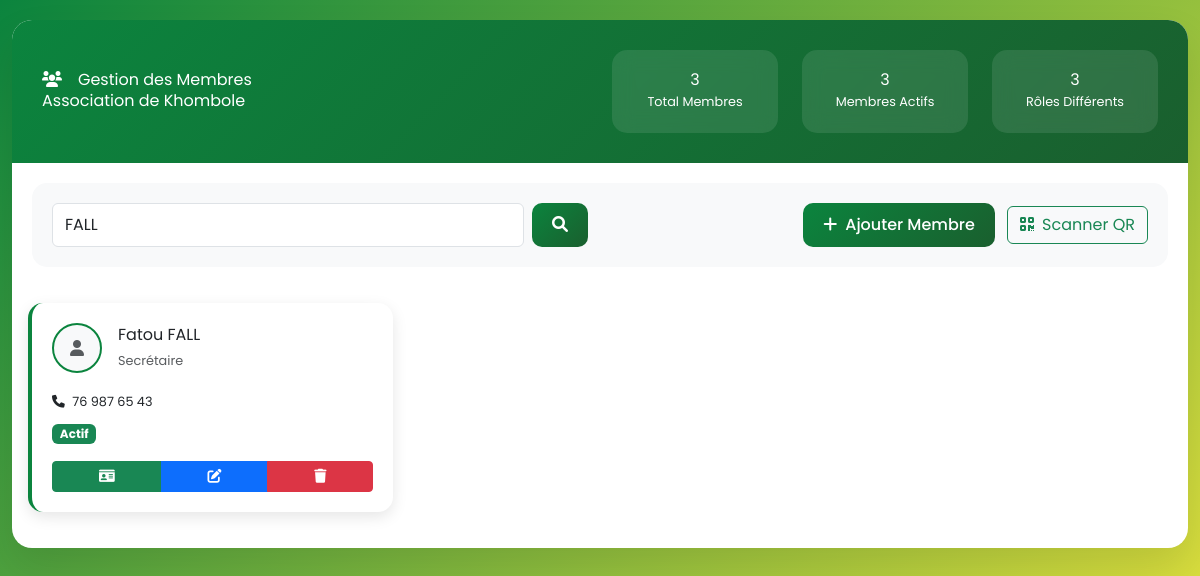
The app's page /gestion_membres.php?recherche=FALL with its own data.
### tables this page shows
CREATE TABLE IF NOT EXISTS membres (
    id INT AUTO_INCREMENT PRIMARY KEY,
    nom VARCHAR(100) NOT NULL,
    prenom VARCHAR(100) NOT NULL,
    date_naissance DATE NULL,
    telephone VARCHAR(20) NOT NULL,
    email VARCHAR(150) NULL,
    adresse TEXT NOT NULL,
    photo VARCHAR(255) NULL,
    role ENUM('Membre', 'Responsable', 'Président', 'Vice-Président', 'Secrétaire', 'Trésorier', 'Autre') DEFAULT 'Membre',
    statut ENUM('Actif', 'Inactif', 'Suspendu') DEFAULT 'Actif',
    date_adhesion DATE NOT NULL,
    qr_code VARCHAR(255) NULL,
    created_at TIMESTAMP DEFAULT CURRENT_TIMESTAMP,
    updated_at TIMESTAMP DEFAULT CURRENT_TIMESTAMP ON UPDATE CURRENT_TIMESTAMP
);

### classes/Membre.php (called while the page is built, shortened)
<?php
require_once __DIR__ . '/../config/database.php';
class Membre {
    private $conn;
    private $table = 'membres';
    public function __construct() {
        $database = new Database();
        $this->conn = $database->getConnection();
    }
    public function rechercher($terme) {
        $query = "SELECT * FROM " . $this->table . "
                  WHERE nom LIKE :terme OR prenom LIKE :terme OR telephone LIKE :terme OR email LIKE :terme
                  ORDER BY nom, prenom";
        $stmt = $this->conn->prepare($query);
        $terme = "%{$terme}%";
        $stmt->bindParam(':terme', $terme);
        $stmt->execute();
        return $stmt->fetchAll(PDO::FETCH_ASSOC);
    }
    public function obtenirStatistiques() {
        $stats = [];
        $query = "SELECT COUNT(*) as total FROM " . $this->table;
        $stmt = $this->conn->prepare($query);
        $stmt->execute();
        $stats['total'] = $stmt->fetch(PDO::FETCH_ASSOC)['total'];
        $query = "SELECT COUNT(*) as actifs FROM " . $this->table . " WHERE statut = 'Actif'";
        $stmt = $this->conn->prepare($query);
        $stmt->execute();
        $stats['actifs'] = $stmt->fetch(PDO::FETCH_ASSOC)['actifs'];
        $query = "SELECT role, COUNT(*) as nombre FROM " . $this->table . " GROUP BY role";
        $stmt = $this->conn->prepare($query);
        $stmt->execute();
        $stats['roles'] = $stmt->fetchAll(PDO::FETCH_ASSOC);
        return $stats;
    }
}
?>

### config/database.php (called while the page is built, shortened)
<?php
class Database {
    private $host = 'localhost';
    private $db_name = 'khombole_membres';
    private $username = 'root';
    private $password = '';
    public function getConnection() {
        $this->conn = null;
        try {
            $this->conn = new PDO("mysql:host=" . $this->host . ";dbname=" . $this->db_name,
                                $this->username, $this->password);
            $this->conn->setAttribute(PDO::ATTR_ERRMODE, PDO::ERRMODE_EXCEPTION);
            $this->conn->exec("set names utf8");
        } catch(PDOException $exception) {
            echo "Erreur de connexion: " . $exception->getMessage();
        }
        return $this->conn;
    }
}
?>

### gestion_membres.php (the view, shortened to what this page needs)
<?php
require_once 'classes/Membre.php';
$membre_obj = new Membre();
$terme_recherche = isset($_GET['recherche']) ? $_GET['recherche'] : '';
if ($terme_recherche) {
    $membres = $membre_obj->rechercher($terme_recherche);
} else {
    $membres = $membre_obj->obtenirTous();
}
$stats = $membre_obj->obtenirStatistiques();
?>
<!DOCTYPE html>
<html lang="fr">
<head>
    <link href="https://cdn.jsdelivr.net/npm/bootstrap@5.3.0/dist/css/bootstrap.min.css" rel="stylesheet">
    <link href="https://cdn.jsdelivr.net/npm/tailwindcss@2.2.19/dist/tailwind.min.css" rel="stylesheet">
    <link rel="stylesheet" href="https://cdnjs.cloudflare.com/ajax/libs/font-awesome/6.0.0/css/all.min.css">
</head>
<body>
    <div class="container-fluid">
        <div class="main-container">
            <div class="header-section">
                <div class="row align-items-center">
                    <div class="col-md-6">
                        <h1><i class="fas fa-users me-3"></i>Gestion des Membres</h1>
                        <p class="mb-0">Association de Khombole</p>
                    </div>
                    <div class="col-md-6">
                        <div class="row">
                            <div class="col-4">
                                <div class="stats-card">
                                    <h3><?php echo $stats['total']; ?></h3>
                                    <small>Total Membres</small>
                                </div>
                            </div>
                            <div class="col-4">
                                <div class="stats-card">
                                    <h3><?php echo $stats['actifs']; ?></h3>
                                    <small>Membres Actifs</small>
                                </div>
                            </div>
                            <div class="col-4">
                                <div class="stats-card">
                                    <h3><?php echo count($stats['roles']); ?></h3>
                                    <small>Rôles Différents</small>
                                </div>
                            </div>
                        </div>
                    </div>
                </div>
            </div>
            <div class="search-section">
                <div class="row align-items-center">
                    <div class="col-md-6">
                        <form method="GET" class="d-flex">
                            <input type="text" class="form-control me-2" name="recherche"
                                   placeholder="Rechercher un membre..."
                                   value="<?php echo htmlspecialchars($terme_recherche); ?>">
                            <button type="submit" class="btn btn-khombole">
                                <i class="fas fa-search"></i>
                            </button>
                        </form>
                    </div>
                    <div class="col-md-6 text-end">
                        <button class="btn btn-khombole me-2" data-bs-toggle="modal" data-bs-target="#ajouterModal">
                            <i class="fas fa-plus me-2"></i>Ajouter Membre
                        </button>
                        <a href="scanner_qr.php" class="btn btn-outline-success">
                            <i class="fas fa-qrcode me-2"></i>Scanner QR
                        </a>
                    </div>
                </div>
            </div>
            <div class="p-3">
                <?php if (empty($membres)): ?>
                    <div class="text-center py-5">
                        <i class="fas fa-users fa-3x text-muted mb-3"></i>
                        <h4>Aucun membre trouvé</h4>
                        <p class="text-muted">
                            <?php echo $terme_recherche ? 'Aucun résultat pour votre recherche.' : 'Commencez par ajouter des membres.'; ?>
                        </p>
                    </div>
                <?php else: ?>
                    <div class="row">
                        <?php foreach ($membres as $membre): ?>
                            <div class="col-md-6 col-lg-4">
                                <div class="membre-card">
                                    <div class="d-flex align-items-center mb-3">
                                        <?php if ($membre['photo'] && file_exists('uploads/photos/' . $membre['photo'])): ?>
                                            <img src="uploads/photos/<?php echo htmlspecialchars($membre['photo']); ?>"
                                                 alt="Photo" class="photo-membre-small me-3">
                                        <?php else: ?>
                                            <div class="photo-membre-small me-3 d-flex align-items-center justify-content-center bg-light">
                                                <i class="fas fa-user text-muted"></i>
                                            </div>
                                        <?php endif; ?>
                                        <div class="flex-grow-1">
                                            <h6 class="mb-1"><?php echo htmlspecialchars($membre['prenom'] . ' ' . $membre['nom']); ?></h6>
                                            <small class="text-muted"><?php echo htmlspecialchars($membre['role']); ?></small>
                                        </div>
                                    </div>
                                    <div class="mb-2">
                                        <small><i class="fas fa-phone me-1"></i> <?php echo htmlspecialchars($membre['telephone']); ?></small>
                                    </div>
                                    <div class="mb-3">
                                        <span class="badge bg-<?php echo $membre['statut'] === 'Actif' ? 'success' : ($membre['statut'] === 'Inactif' ? 'secondary' : 'warning'); ?>">
                                            <?php echo htmlspecialchars($membre['statut']); ?>
                                        </span>
                                    </div>
                                    <div class="btn-group w-100" role="group">
                                        <a href="generer_carte.php?id=<?php echo $membre['id']; ?>"
                                           class="btn btn-sm btn-success" title="Voir carte">
                                            <i class="fas fa-id-card"></i>
                                        </a>
                                        <button class="btn btn-sm btn-primary"
                                                onclick="modifierMembre(<?php echo htmlspecialchars(json_encode($membre)); ?>)"
                                                title="Modifier">
                                            <i class="fas fa-edit"></i>
                                        </button>
                                        <button class="btn btn-sm btn-danger"
                                                onclick="confirmerSuppression(<?php echo $membre['id']; ?>, '<?php echo htmlspecialchars($membre['prenom'] . ' ' . $membre['nom']); ?>')"
                                                title="Supprimer">
                                            <i class="fas fa-trash"></i>
                                        </button>
                                    </div>
                                </div>
                            </div>
                        <?php endforeach; ?>
                    </div>
                <?php endif; ?>
            </div>
        </div>
    </div>
</body>
</html>

### gestion_membres.php (style rules this page uses)
body { font-family: 'Poppins', sans-serif; background: linear-gradient(135deg, #0b843e 0%, #f4e93d 100%); min-height: 100vh; }
.main-container { background: white; border-radius: 20px; box-shadow: 0 20px 40px rgba(0,0,0,0.1); margin: 20px auto; overflow: hidden; }
.header-section { background: linear-gradient(135deg, #0b843e 0%, #1a5f2e 100%); color: white; padding: 30px; }
.stats-card { background: rgba(255,255,255,0.1); border-radius: 15px; padding: 20px; text-align: center; backdrop-filter: blur(10px); }
.membre-card { background: white; border-radius: 15px; padding: 20px; margin-bottom: 20px; box-shadow: 0 5px 15px rgba(0,0,0,0.1); border-left: 4px solid #0b843e; transition: all 0.3s ease; }
.photo-membre-small { width: 50px; height: 50px; border-radius: 50%; border: 2px solid #0b843e; object-fit: cover; }
.btn-khombole { background: linear-gradient(135deg, #0b843e 0%, #1a5f2e 100%); border: none; color: white; border-radius: 10px; padding: 10px 20px; font-weight: 500; transition: all 0.3s ease; }
.search-section { background: #f8f9fa; padding: 20px; border-radius: 15px; margin: 20px; }

### records on screen
membres: prenom+nom "Fatou FALL", role "Secrétaire", telephone "76 987 65 43", statut "Actif"

### other values on screen
$stats['total'] "3"
$stats['actifs'] "3"
count($stats['roles']) "3"
